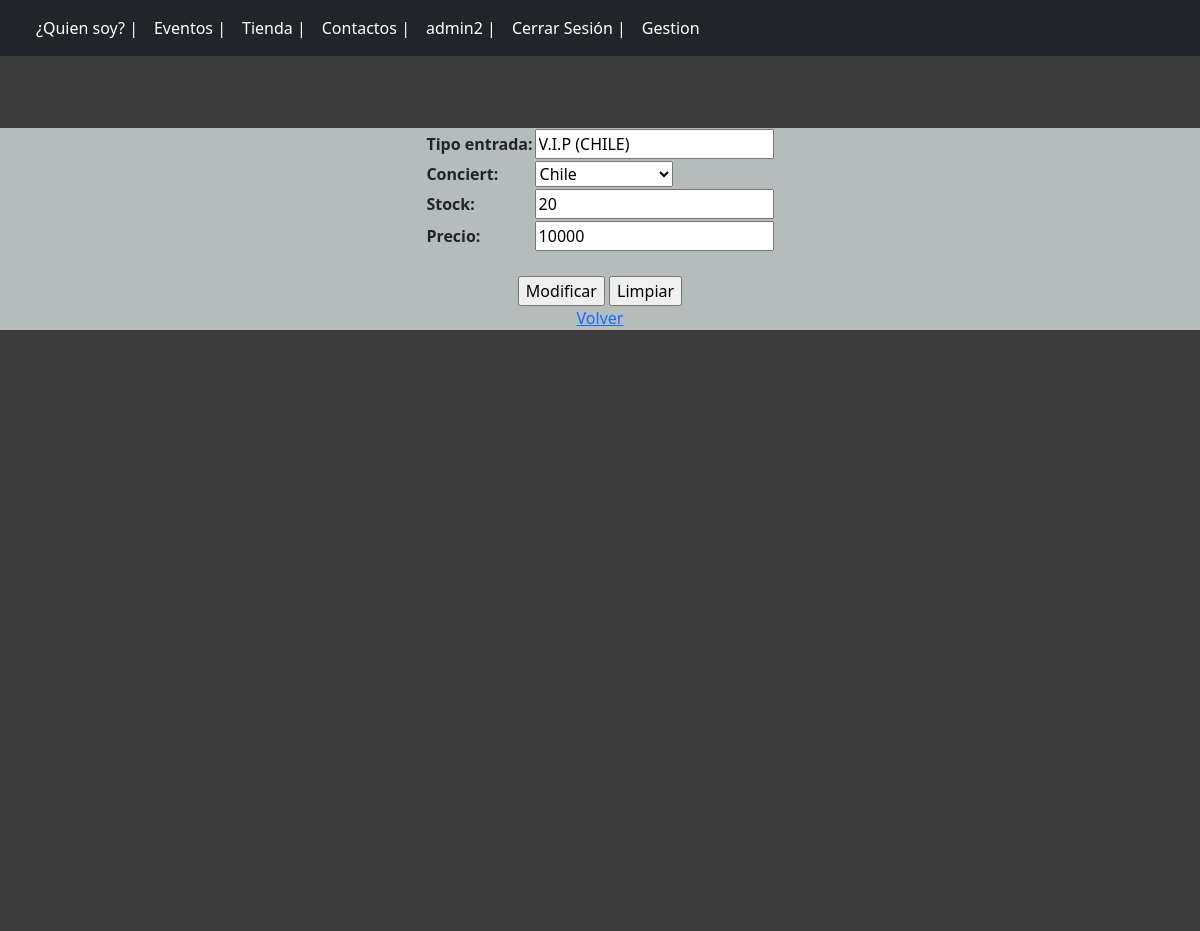
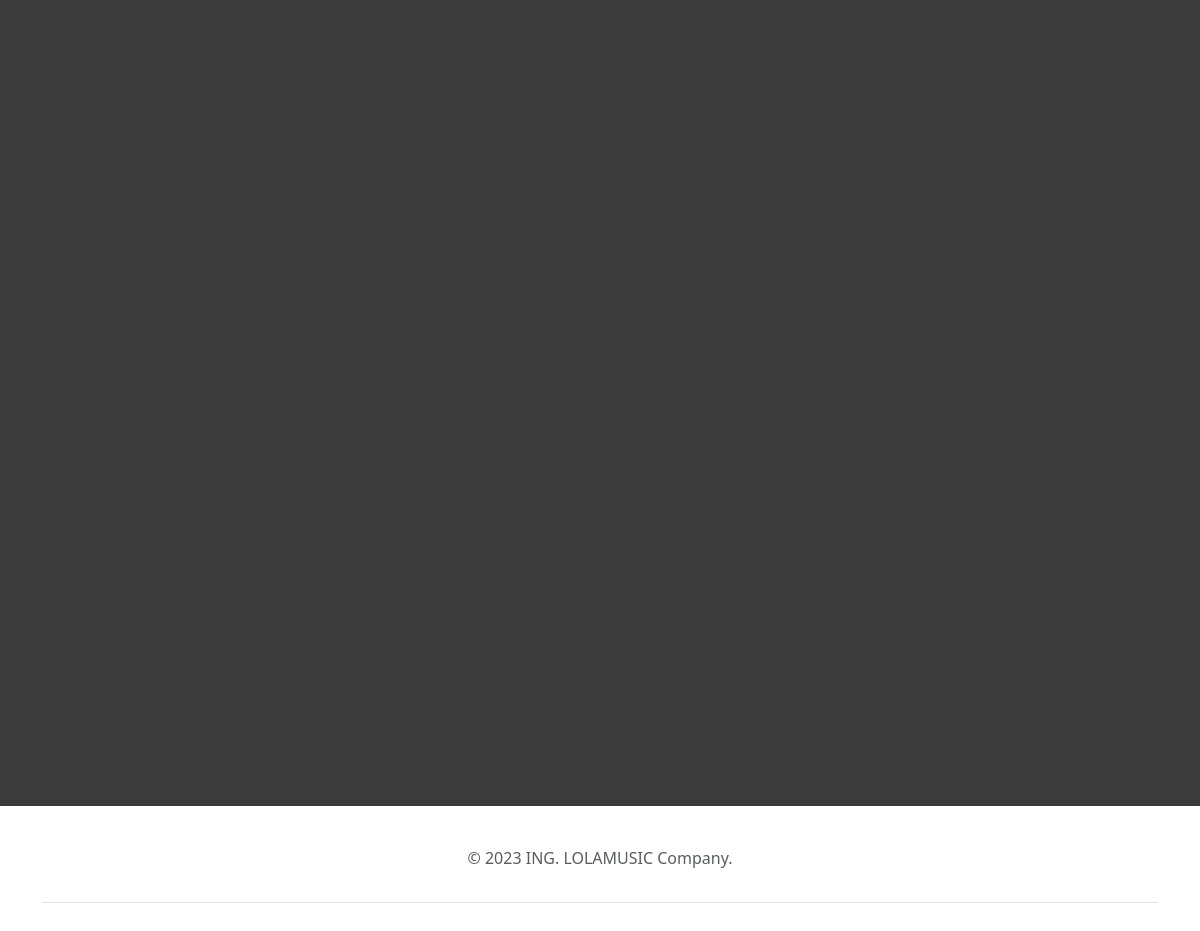
Screenshot of /ModificarEntrada/4/ (signed in) with the database file from the repository (2 pictures, top to bottom).
### core/models.py (models this page shows, shortened)
class Entrada(models.Model):
    id = models.AutoField(primary_key=True)
    tipo_entrada = models.CharField(null=False,max_length=200)
    conciert = models.ForeignKey(Concierto,null=False, on_delete=CASCADE)
    stock = models.IntegerField(null=False,validators=[MinValueValidator(0)])
    precio = models.IntegerField(null=False,validators=[MinValueValidator(0)])

### core/views.py (the view)
# urls.py: path('ModificarEntrada/<id>/', ModificarEntrada, name="ModificarEntrada"),
@permission_required('app.add_concierto')
def ModificarEntrada(request,id):
    entrada = Entrada.objects.get(id=id)
    data = {
        'form':EntradaForm(instance=entrada)
    }
    if request.method == 'POST':
        formulario = EntradaForm(data=request.POST, instance=entrada)
        if formulario.is_valid():
            formulario.save()
            data['mensaje'] = "Modificado correctamente"
            data['form'] = formulario
    return render(request,'core/Modificar.html',data)

### core/forms.py
class EntradaForm(forms.ModelForm):
    class Meta:
        model = Entrada
        fields = "__all__"

### core/models.py (called while the page is built)
    def __str__(self):
        return self.lugar

### core/templates/core/Modificar.html (shortened to what this page needs)
{% extends 'core/base.html' %}
    {% load static %}
    {% block css %}
    <link rel="stylesheet" href="{% static 'core/'%}css/estilo.css">
    <link href="https://cdn.jsdelivr.net/npm/bootstrap@5.3.0-alpha2/dist/css/bootstrap.min.css" rel="stylesheet">
    {% endblock %}
    {% block javaScri %}
      <link rel="stylesheet" href="{% static 'core/'%}js/scrpit.js">
      <link href="https://cdn.jsdelivr.net/npm/bootstrap@5.3.0-alpha2/dist/css/bootstrap.min.css" rel="stylesheet">
    {% endblock %}
{% block body %}
    <br><br><br>
    <section class="form-registro" style="background-color: rgb(182, 187, 187);">
        <center>
            <form action="" method="POST">
                <table>
                    {{form.as_table}}
                </table>
                <br>
                <input class="boton" type="submit" name=""  value="Modificar">
                <input type="reset" name="" value="Limpiar">
            </form>
            <a href="{% url 'Gestion' %}">Volver</a>
        </center>
    </section>
{% endblock %}

### core/templates/core/base.html (shortened to what this page needs)
<!DOCTYPE html>
<html lang="en">
<head>
    {% load static %}
    {% block css %}
    {% endblock %}
    {% block javaScri %}
    {% endblock %}
    <link href="https://cdn.jsdelivr.net/npm/bootstrap@5.3.0-alpha2/dist/css/bootstrap.min.css" rel="stylesheet">
</head>
<div class="navegador">
    <nav class="navbar navbar-expand-lg bg-dark" data-bs-theme="dark">
        <div class="container-fluid" >
          <div class="collapse navbar-collapse" id="navbarSupportedContent">
            <ul class="navbar-nav me-auto mb-2 mb-lg-0">
              <li class="nav-item">
                <a class="nav-link active" aria-current="page" href="{% url 'info' %}">¿Quien soy?  |</a>
              </li>
              <li class="nav-item">
                <a class="nav-link active" aria-current="page" href="{% url 'eventos' %}">Eventos  |</a>
              </li>
              <li class="nav-item">
                <a class="nav-link active" aria-current="page" href="{% url 'tienda' %}">Tienda  |</a>
              </li>
              <li class="nav-item">
                <a class="nav-link active" aria-current="page" href="{% url 'contactos' %}">Contactos  |</a>
              </li>
              {% if user.is_authenticated %}
              <li class="nav-item">
                <a class="nav-link active" aria-current="page">{{ user.username}}  |</a>
              </li>
              <li class="nav-item">
                <a class="nav-link active" aria-current="page" href="{% url 'logout' %}">Cerrar Sesión  |</a>
              </li>
              {% else %}
              <li class="nav-item">
                <a class="nav-link active" aria-current="page" href="{% url 'login' %}">Login  |</a>
              </li>
              {% endif %}
              {% if perms.app.add_cliente %}
              <li class="nav-item">
                <a class="nav-link active" aria-current="page" href="{% url 'Gestion' %}">Gestion</a>
              </li>
              {% endif %}
            </ul>
          </div>
        </div>
      </nav>
</div>
<body>
    <div class="principal">
      {% block body %}
      {% endblock %}
    </div>
</body>
<div class="container">
  <footer class="py-3 my-4">
    <ul class="nav justify-content-center border-bottom pb-3 mb-3">
    <p class="text-center text-muted">&copy; 2023 ING. LOLAMUSIC Company.</p>
  </footer>
</html>

### core/static/core/css/estilo.css (style rules this page uses)
body { overflow-x:hidden; overflow-y: auto; background-color: rgb(59, 59, 59); }
.principal { background-color: rgb(59, 59, 59); width: 100vw; height: 1681px; }

### rows the page displays
Entrada: tipo_entrada "V.I.P (CHILE)", conciert "Chile", stock "20", precio "10000"

### other values shown
{{ user.username }} "admin2"
